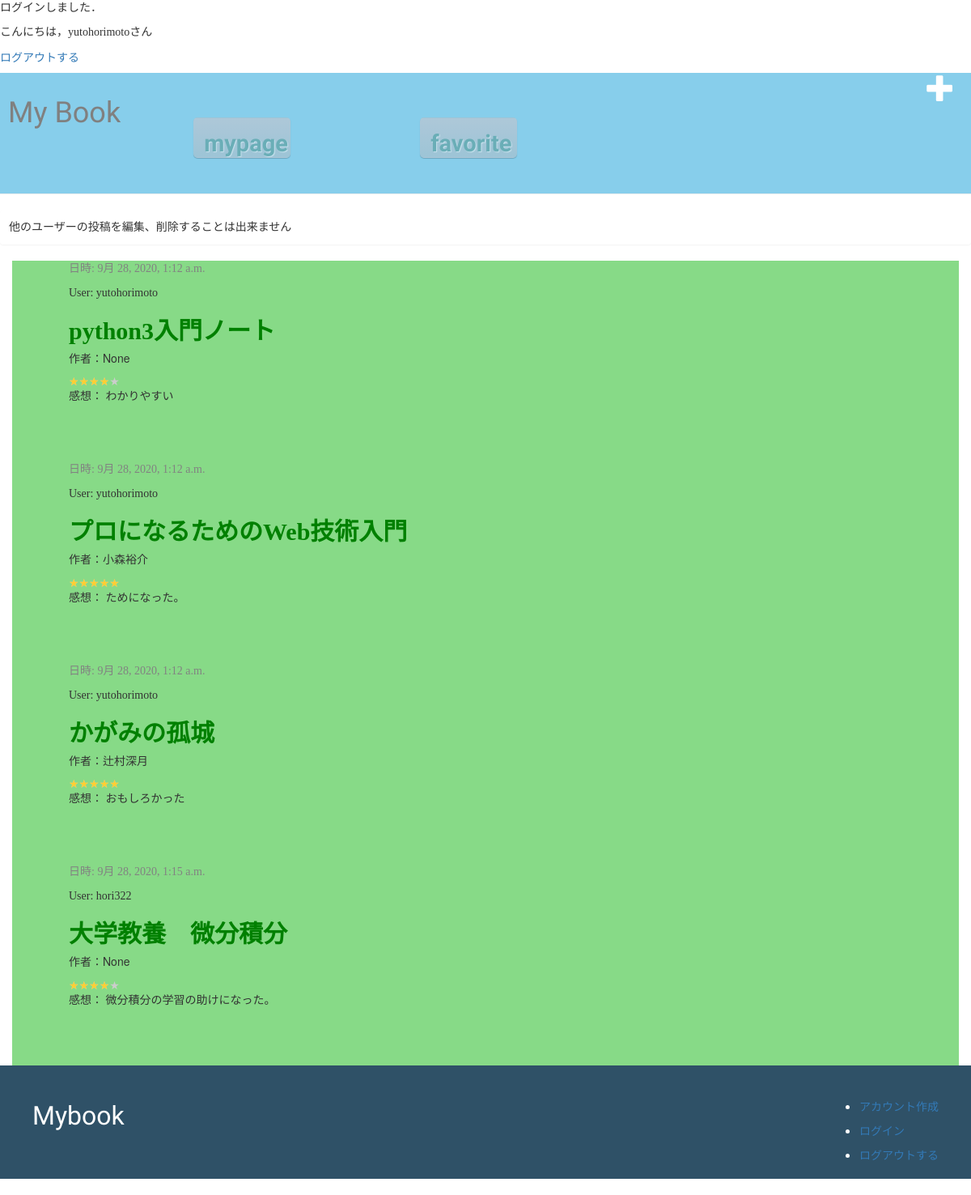
Before: /post (signed in) with the older database file.
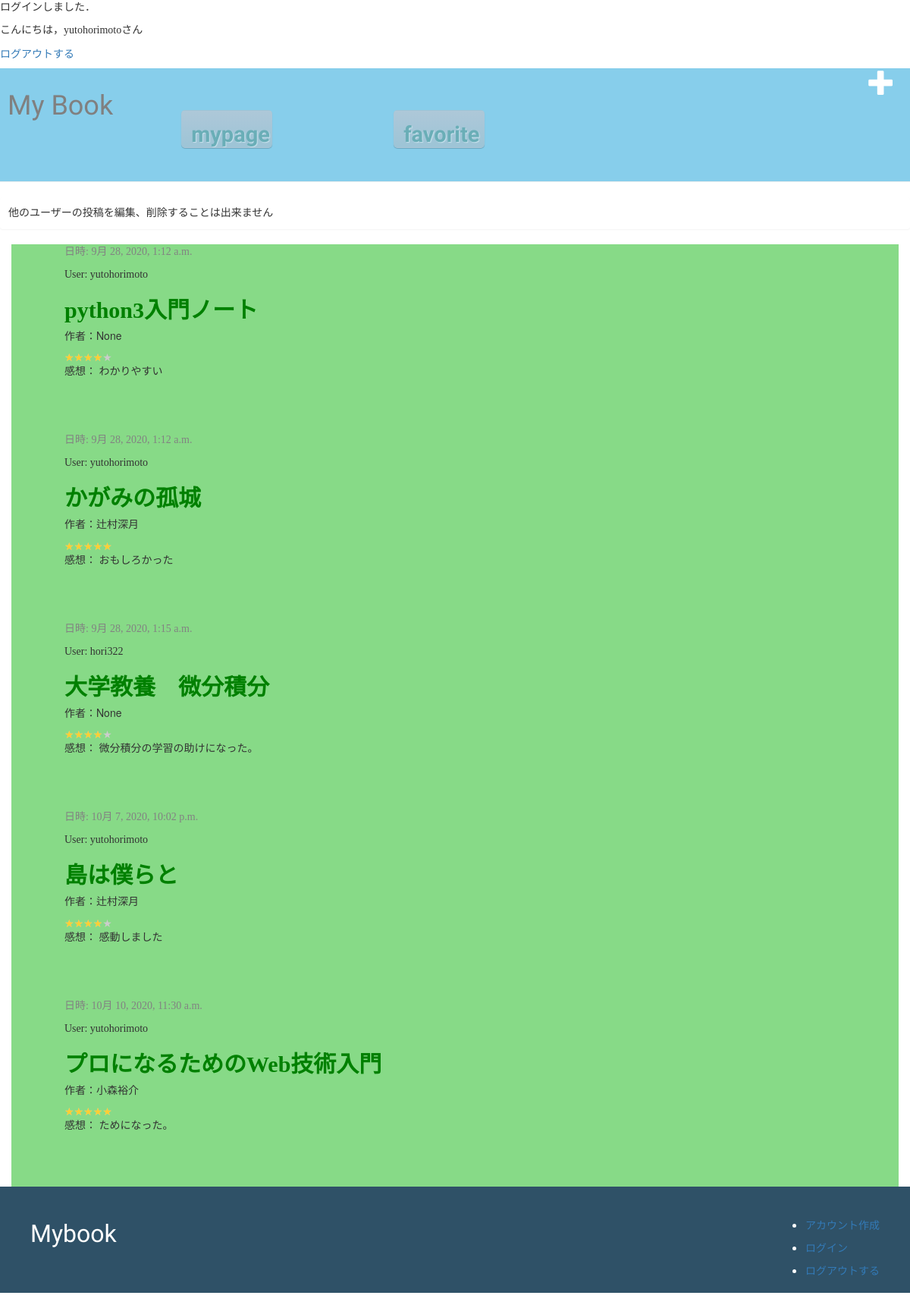
After: the same page with the newer database file.
### mybook/models.py (models this page shows, shortened)
class Post(models.Model):
    author = models.ForeignKey(settings.AUTH_USER_MODEL, on_delete=models.CASCADE)
    book_title = models.CharField(max_length=50)
    book_author = models.CharField(max_length=20,blank=True, null=True)
    book_label = models.IntegerField(choices=label_choices,blank=True, null=True)
    book_int = models.CharField(max_length=200,blank=True, null=True)
    text = models.TextField()
    rate = models.IntegerField(choices = rate_choice ,blank=False, default=1)
    like_num = models.IntegerField(default=0)
    created_date = models.DateTimeField(default=timezone.now)
    published_date = models.DateTimeField(blank=True, null=True)

### mybook/views.py (the view)
# urls.py: path('post', views.PostListView.as_view(), name='post_list'),
class PostListView(LoginRequiredMixin,ListView):
    template_name = 'mybook/post_list.html'
    queryset = Post.objects.filter(published_date__lte=timezone.now()).order_by('published_date')
    context_object_name = 'posts'

### mybook/templates/mybook/post_list.html
{% extends 'mybook/base.html' %}
{% block content %}
        {% for post in posts %}
            <table>
            <div class="post">
                <div class="date">
                    <p>日時: {{ post.published_date }}</p>
                </div>
                <p>User: {{ post.author}}</p>
                <h2><a href="{% url 'post_detail' pk=post.pk %}">{{ post.book_title }}</a></h2>
                <h5>作者：{{post.book_author}}</h5>
                <span class="star5_rating" data-rate='{{post.rate}}'></span>
                <p>感想： {{ post.text|linebreaksbr }}</p>
            </div>
            </table>
        {% endfor %}
{% endblock %}

Changed rows visible on the page:
added Post: published_date "10月 7, 2020, 10:02 p.m.", author "yutohorimoto", book_title "島は僕らと", book_author "辻村深月", rate 4 (drawn), text "感動しました"
changed Post "プロになるためのWeb技術入門": published_date "9月 28, 2020, 1:12 a.m." → "10月 10, 2020, 11:30 a.m."; moves down the list
